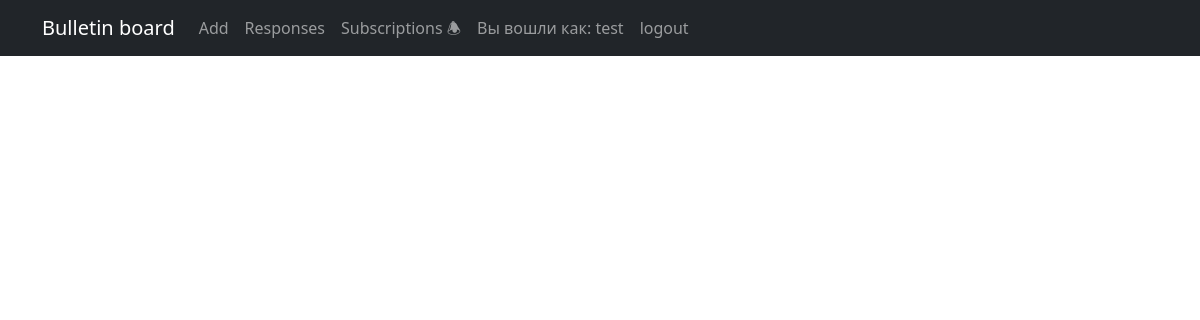
Page /subscriptions/ (signed in) on the earlier database version.
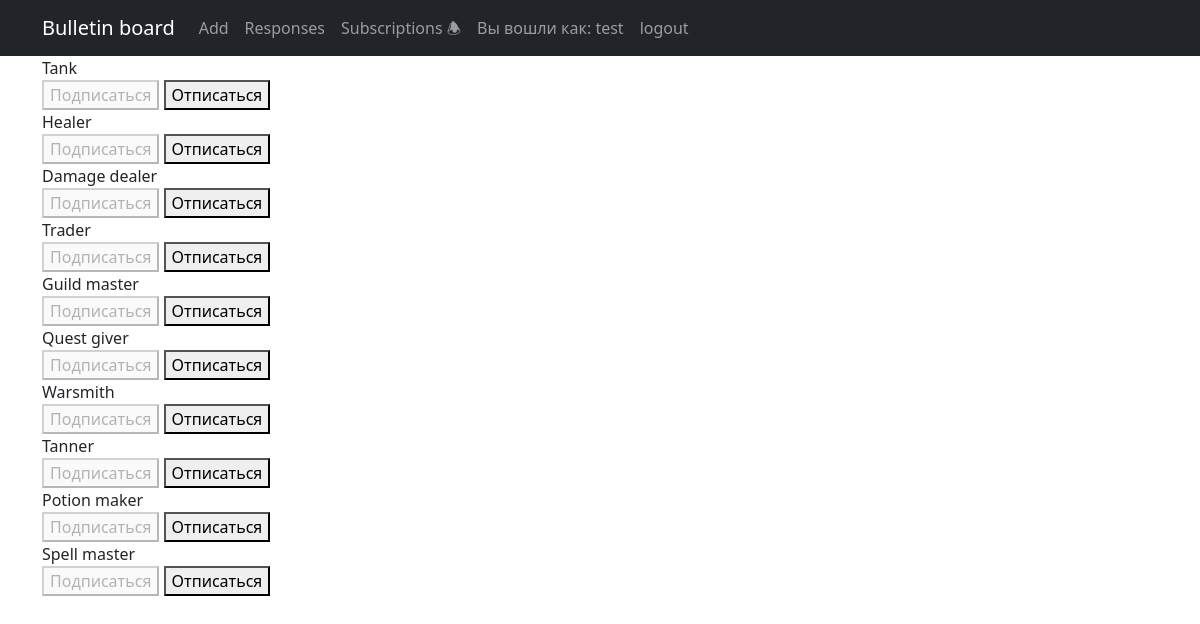
Same page on the later database version.
### ads/models.py (models this page shows, shortened)
class Category(models.Model):
    name = models.CharField(max_length=255, unique=True)
    subscribers = models.ManyToManyField(User, through='Subscriber')

### ads/views.py (the view, shortened to what this page needs)
# urls.py: path('subscriptions/', subscriptions, name='subscriptions'),
@login_required
@csrf_protect
def subscriptions(request):
    categories_with_subscriptions = Category.objects.annotate(
        user_subscribed=Exists(
            Subscriber.objects.filter(
                user=request.user,
                category=OuterRef('pk'),
            )
        )
    )
    return render(
        request,
        'subscriptions.html',
        {'categories': categories_with_subscriptions},
    )

### templates/subscriptions.html (shortened to what this page needs)
{% extends 'flatpages/default.html' %}
{% block content %}
    {% for category in categories  %}
        {{ category.name }}
        <form method="post">
            {% if category.user_subscribed %}
                <button disabled>Подписаться</button>
                <button name="action" value="unsubscribe">Отписаться</button>
            {% else %}
                <button name="action" value="subscribe">Подписаться</button>
                <button disabled>Отписаться</button>
            {% endif %}
        </form>
    {% endfor %}
{% endblock content %}

### templates/flatpages/default.html (shortened to what this page needs)
<!DOCTYPE html>
<html lang="en">
    <head>
        {% load static %}
        {% load account %}
        <link href="{% static 'css/styles.css' %}" rel="stylesheet" />
    </head>
    <body>
        <nav class="navbar navbar-expand-lg navbar-dark bg-dark static-top">
            <div class="container">
                <a class="navbar-brand" href="{% url 'ads_list' %}">Bulletin board</a>
                <div class="collapse navbar-collapse" id="navbarResponsive">
                    <ul class="navbar-nav ml-auto">
                        {% if user.is_authenticated %}
                            <li class="nav-item">
                                <a class="nav-link" href="{% url 'ad_create' %}">Add</a>
                            </li>
                            <li class="nav-item active">
                                <a class="nav-link" href="{% url 'responses' %}">Responses</a>
                            </li>
                            <li class="nav-item">
                                <a class="nav-link" href="{% url 'subscriptions' %}">Subscriptions 🕭</a>
                            </li>
                            <li class="nav-item">
                                <a class="nav-link" href="{% url 'account_email' %}">Вы вошли как: {% user_display user %}</a>
                            </li>
                            <li class="nav-item">
                                <a class="nav-link" href="{% url 'account_logout' %}">logout</a>
                            </li>
                        {% else %}
                            <li class="nav-item">
                                <a class="nav-link" href="{% url 'account_login' %}">login⎆</a>
                            </li>
                        {% endif %}
                    </ul>
                </div>
            </div>
        </nav>
        <div class="container">
            <div class="row">
                <div class="col-lg-12 text-start">
                    {% block content %}{% endblock content %}
                </div>
            </div>
        </div>
    </body>
</html>

Differences in the rows shown:
added Category: name "Tank", shows "Подписаться"
added Category: name "Healer", shows "Подписаться"
added Category: name "Damage dealer", shows "Подписаться"
added Category: name "Trader", shows "Подписаться"
added Category: name "Guild master", shows "Подписаться"
added Category: name "Quest giver", shows "Подписаться"
added Category: name "Warsmith", shows "Подписаться"
added Category: name "Tanner", shows "Подписаться"
added Category: name "Potion maker", shows "Подписаться"
added Category: name "Spell master", shows "Подписаться"
